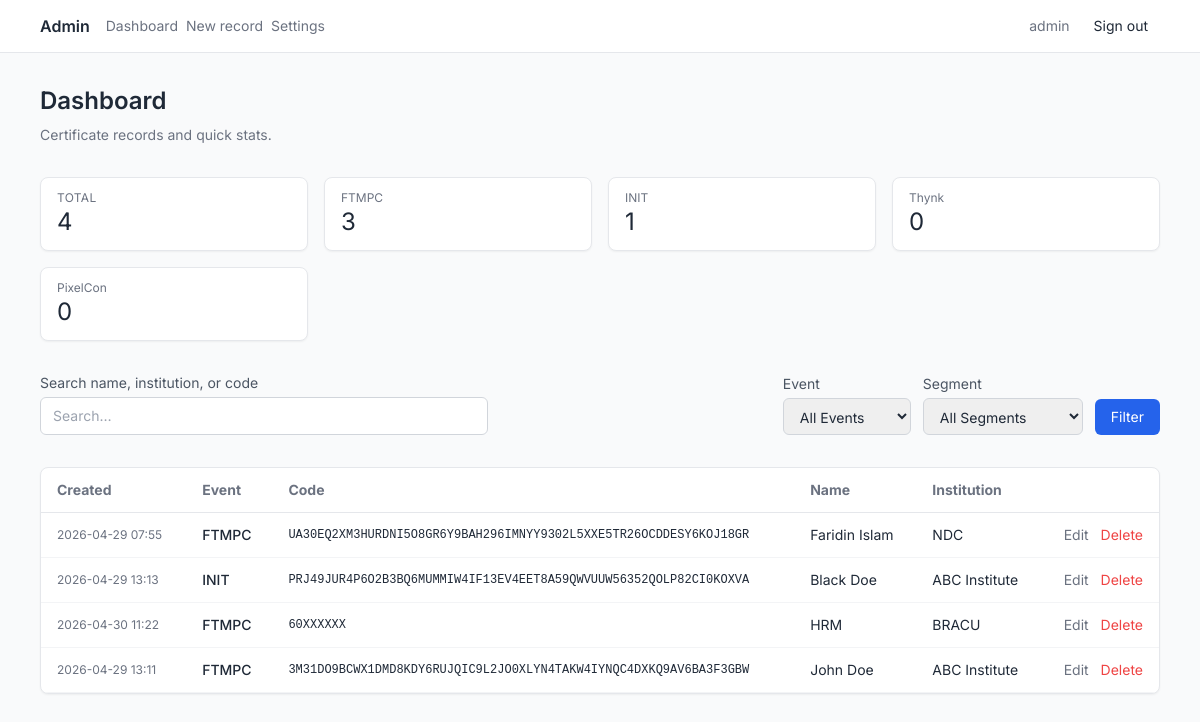
Screenshot of /admin/?page=1&q=&sort=verification_code&order=desc&event=&segment= (signed in) with the database file from the repository.
### app/models.py (models this page shows)
class Admin(db.Model):
    __tablename__ = "admins"
    id = db.Column(db.Integer, primary_key=True)
    username = db.Column(db.String(128), nullable=False, unique=True, index=True)
    password_hash = db.Column(db.String(256), nullable=False)
    api_token_hash = db.Column(db.String(256), nullable=True)
    api_token_created_at = db.Column(db.DateTime(timezone=True), nullable=True)

class Certificate(db.Model):
    __tablename__ = "certificates"
    id = db.Column(db.Integer, primary_key=True)
    event = db.Column(db.String(64), nullable=False, index=True)
    verification_code = db.Column(db.String(64), nullable=False)
    name = db.Column(db.String(256), nullable=False)
    institution = db.Column(db.String(256), nullable=False)
    segment = db.Column(db.String(256), nullable=True)
    prize_place = db.Column(db.String(256), nullable=False)
    installment = db.Column(db.String(256), nullable=False)
    created_at = db.Column(db.DateTime(timezone=True), nullable=False)
    __table_args__ = (
        db.UniqueConstraint("event", "verification_code", name="uix_event_verification_code"),
        db.Index("idx_verification_code", "verification_code"),
    )

### app/routes/admin.py (the view)
@bp.route("/")
@login_required
def dashboard():
    page = max(1, request.args.get("page", 1, type=int))
    sort = request.args.get("sort", "created_at")
    order = request.args.get("order", "desc")
    search = request.args.get("q", "", type=str)
    event_filter = request.args.get("event", "", type=str)
    segment_filter = request.args.get("segment", "", type=str)
    sort_dir = -1 if order == "desc" else 1
    rows, total = m.certificate_list_paginated(
        page=page,
        per_page=Config.PER_PAGE,
        sort_field=sort,
        sort_dir=sort_dir,
        search=search or None,
        event_filter=event_filter or None,
        segment_filter=segment_filter or None,
    )
    stats = m.certificate_stats()
    pages = (total + Config.PER_PAGE - 1) // Config.PER_PAGE if total else 1
    segments = m.certificate_get_unique_segments()
    return render_template(
        "admin/dashboard.html",
        rows=rows,
        page=page,
        pages=pages,
        total=total,
        sort=sort,
        order=order,
        q=search or "",
        event_filter=event_filter,
        segment_filter=segment_filter,
        stats=stats,
        events=Config.EVENTS,
        segments=segments,
    )

### app/auth.py (called while the page is built)
def load_user(user_id: str) -> AdminUser | None:
    doc = m.admin_get_by_id(user_id)
    if not doc:
        return None
    return AdminUser(doc)

### app/models.py (called while the page is built)
def _certificate_to_dict(cert: Certificate) -> dict[str, Any]:
    return {
        "_id": str(cert.id),
        "event": cert.event,
        "verification_code": cert.verification_code,
        "name": cert.name,
        "institution": cert.institution,
        "segment": cert.segment,
        "prize_place": cert.prize_place,
        "installment": cert.installment,
        "created_at": cert.created_at,
    }

def _admin_to_dict(admin: Admin) -> dict[str, Any]:
    return {
        "_id": str(admin.id),
        "username": admin.username,
        "password_hash": admin.password_hash,
        "api_token_hash": admin.api_token_hash,
        "api_token_created_at": admin.api_token_created_at,
    }

def certificate_get_unique_segments() -> list[str]:
    segments = db.session.query(Certificate.segment).distinct().filter(
        Certificate.segment.isnot(None),
        Certificate.segment != ""
    ).all()
    return [s[0] for s in segments if s[0]]

def certificate_stats() -> dict[str, Any]:
    total = Certificate.query.count()
    counts = (
        db.session.query(Certificate.event, func.count(Certificate.id))
        .group_by(Certificate.event)
        .all()
    )
    by_event = {event: count for event, count in counts}
    return {"total": total, "by_event": by_event}

def admin_get_by_id(user_id: str) -> dict | None:
    try:
        admin_id = int(user_id)
    except ValueError:
        return None
    admin = Admin.query.get(admin_id)
    return _admin_to_dict(admin) if admin else None

### app/templates/admin/dashboard.html (shortened to what this page needs)
{% extends "admin/base.html" %}
{% block admin_body %}
  <div class="space-y-8 step-enter">
    <div>
      <h1 class="text-2xl font-semibold text-gray-800 mb-2">Dashboard</h1>
      <p class="text-gray-500 text-sm">Certificate records and quick stats.</p>
    </div>
    <div class="grid grid-cols-1 sm:grid-cols-2 lg:grid-cols-4 gap-4">
      <div class="bg-white shadow-sm border border-gray-200 rounded-lg px-4 py-3">
        <div class="text-gray-500 text-xs uppercase tracking-wide">Total</div>
        <div class="text-2xl text-gray-800">{{ stats.total }}</div>
      </div>
      {% for ev in events %}
        <div class="bg-white shadow-sm border border-gray-200 rounded-lg px-4 py-3">
          <div class="text-gray-500 text-xs">{{ ev }}</div>
          <div class="text-2xl text-gray-800">{{ stats.by_event.get(ev, 0) }}</div>
        </div>
      {% endfor %}
    </div>
    <form
      method="get"
      action="{{ url_for('admin.dashboard') }}"
      class="flex flex-col sm:flex-row gap-3 items-stretch sm:items-end"
    >
      <div class="flex-1">
        <label class="block text-sm text-gray-600 mb-1">Search name, institution, or code</label>
        <input
          type="search"
          name="q"
          value="{{ q }}"
          class="w-full max-w-md px-3 py-2 border border-gray-300 rounded-md text-sm focus:outline-none focus:ring-2 focus:ring-blue-500"
          placeholder="Search…"
        />
      </div>
      <div class="w-32">
        <label class="block text-sm text-gray-600 mb-1">Event</label>
        <select
          name="event"
          class="w-full px-3 py-2 border border-gray-300 rounded-md text-sm focus:outline-none focus:ring-2 focus:ring-blue-500"
        >
          <option value="">All Events</option>
        </select>
      </div>
      <div class="w-40">
        <label class="block text-sm text-gray-600 mb-1">Segment</label>
        <select
          name="segment"
          class="w-full px-3 py-2 border border-gray-300 rounded-md text-sm focus:outline-none focus:ring-2 focus:ring-blue-500"
        >
          <option value="">All Segments</option>
        </select>
      </div>
      <button type="submit" class="px-4 py-2 bg-blue-600 text-white rounded-md hover:bg-blue-700 transition-colors text-sm">Filter</button>
    </form>
    <div class="overflow-x-auto rounded-lg border border-gray-200 bg-white shadow-sm">
      <table class="w-full text-sm">
        <thead>
          <tr class="text-gray-500 border-b border-gray-200">
            <th class="text-left px-4 py-3">
              {% if sort == 'created_at' %}
                {% set noc = 'asc' if order == 'desc' else 'desc' %}
              {% else %}
                {% set noc = 'desc' %}
              {% endif %}
              <a
                class="hover:text-blue-600"
                href="{{ url_for('admin.dashboard', page=1, q=q, sort='created_at', order=noc, event=event_filter, segment=segment_filter) }}"
                >Created</a
              >
            </th>
            <th class="text-left px-4 py-3">
              {% if sort == 'event' %}
                {% set noe = 'asc' if order == 'desc' else 'desc' %}
              {% else %}
                {% set noe = 'asc' %}
              {% endif %}
              <a
                class="hover:text-blue-600"
                href="{{ url_for('admin.dashboard', page=1, q=q, sort='event', order=noe, event=event_filter, segment=segment_filter) }}"
                >Event</a
              >
            </th>
            <th class="text-left px-4 py-3">
              {% if sort == 'verification_code' %}
                {% set nov = 'asc' if order == 'desc' else 'desc' %}
              {% else %}
                {% set nov = 'asc' %}
              {% endif %}
              <a
                class="hover:text-blue-600"
                href="{{ url_for('admin.dashboard', page=1, q=q, sort='verification_code', order=nov, event=event_filter, segment=segment_filter) }}"
                >Code</a
              >
            </th>
            <th class="text-left px-4 py-3">
              {% if sort == 'name' %}
                {% set non = 'asc' if order == 'desc' else 'desc' %}
              {% else %}
                {% set non = 'asc' %}
              {% endif %}
              <a
                class="hover:text-blue-600"
                href="{{ url_for('admin.dashboard', page=1, q=q, sort='name', order=non, event=event_filter, segment=segment_filter) }}"
                >Name</a
              >
            </th>
            <th class="text-left px-4 py-3">Institution</th>
            <th class="text-right px-4 py-3"></th>
          </tr>
        </thead>
        <tbody>
          {% for row in rows %}
            <tr class="border-b border-gray-100 hover:bg-gray-50">
              <td class="whitespace-nowrap text-xs text-gray-500 px-4 py-3">
                {{ row.created_at.strftime('%Y-%m-%d %H:%M') if row.created_at else '—' }}
              </td>
              <td class="font-medium px-4 py-3">{{ row.event }}</td>
              <td class="font-mono text-xs px-4 py-3">{{ row.verification_code }}</td>
              <td class="px-4 py-3">{{ row.name }}</td>
              <td class="max-w-[12rem] truncate px-4 py-3" title="{{ row.institution }}">
                {{ row.institution }}
              </td>
              <td class="text-right whitespace-nowrap px-4 py-3">
                <a
                  href="{{ url_for('admin.certificate_edit', oid=row._id) }}"
                  class="text-sm text-gray-500 hover:text-blue-600"
                  >Edit</a
                >
                <form
                  method="post"
                  action="{{ url_for('admin.certificate_delete', oid=row._id) }}"
                  class="inline ml-2"
                  onsubmit="return confirm('Delete this record?');"
                >
                  <button type="submit" class="text-sm text-red-500 hover:text-red-700">Delete</button>
                </form>
              </td>
            </tr>
          {% else %}
            <tr>
              <td colspan="6" class="text-center text-gray-500 py-8">No records yet.</td>
            </tr>
          {% endfor %}
        </tbody>
      </table>
    </div>
  </div>
{% endblock %}

### app/templates/admin/base.html (shortened to what this page needs)
{% extends "base.html" %}
{% block body %}
  <div class="min-h-screen flex flex-col bg-gray-50">
    <header
      class="border-b border-gray-200 bg-white/90 backdrop-blur-sm sticky top-0 z-20"
    >
      <div class="max-w-6xl mx-auto px-4 py-3 flex flex-wrap items-center justify-between gap-3">
        <div class="flex items-center gap-4">
          <a href="{{ url_for('admin.dashboard') }}" class="font-semibold text-gray-800"
            >Admin</a
          >
          <nav class="flex gap-2 text-sm">
            <a
              href="{{ url_for('admin.dashboard') }}"
              class="text-gray-500 hover:text-blue-600 transition-all duration-300"
              >Dashboard</a
            >
            <a
              href="{{ url_for('admin.certificate_new') }}"
              class="text-gray-500 hover:text-blue-600 transition-all duration-300"
              >New record</a
            >
            <a
              href="{{ url_for('admin.settings') }}"
              class="text-gray-500 hover:text-blue-600 transition-all duration-300"
              >Settings</a
            >
          </nav>
        </div>
        <div class="flex items-center gap-3 text-sm">
          {% if current_user.is_authenticated %}
            <span class="text-gray-500">{{ current_user.username }}</span>
            <a href="{{ url_for('admin.logout') }}" class="px-3 py-1 text-sm hover:bg-gray-100 rounded">Sign out</a>
          {% endif %}
        </div>
      </div>
    </header>
    <main class="flex-1 max-w-6xl w-full mx-auto px-4 py-8">
      {% block admin_body %}{% endblock %}
    </main>
  </div>
{% endblock %}

### app/static/css/app.css (style rules this page uses)
:root { --color-primary: #2563EB; --color-background-dark: #FFFFFF; --color-surface-dark: #F3F4F6; --color-text-muted: #6B7280; --color-background-light: #FFFFFF; --color-surface-light: #F9FAFB; --color-accent: #2563EB; --color-muted-strong: #9CA3AF; }
.step-enter { animation: step-enter 0.45s ease-out both; }

### rows the page displays
Admin: username "admin"
Certificate: event "FTMPC", by_event.get "3", created_at "2026-04-29 13:11", verification_code "3M31DO9BCWX1DMD8KDY6RUJQIC9L2JO0XLYN4TAKW4IYNQC4DXKQ9AV6BA3F3GBW", name "John Doe", institution "ABC Institute"
Certificate: created_at "2026-04-29 07:55", event "FTMPC", verification_code "UA30EQ2XM3HURDNI5O8GR6Y9BAH296IMNYY9302L5XXE5TR26OCDDESY6KOJ18GR", name "Faridin Islam", institution "NDC"
Certificate: created_at "2026-04-29 13:13", event "INIT", verification_code "PRJ49JUR4P6O2B3BQ6MUMMIW4IF13EV4EET8A59QWVUUW56352QOLP82CI0KOXVA", name "Black Doe", institution "ABC Institute"
Certificate: created_at "2026-04-30 11:22", event "FTMPC", verification_code "60XXXXXX", name "HRM", institution "BRACU"

### other values shown
{{ stats.total }} "4"
{{ ev }} "INIT" "Thynk" "PixelCon"
{{ stats.by_event.get(ev, 0) }} "1" "0" "0"
